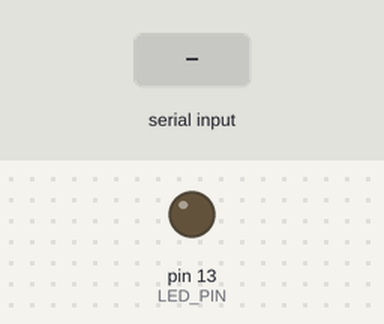
Bench run of a sketch on a simulated Arduino Uno, built with avr-gcc and run on an emulated ATmega328P. On the bench: output pins drawn as LEDs (lit = HIGH). Inputs (shaded band) come from the test bench.

Above: at 1.2 s.
1.3 s: "1" received over Serial
At 2.5 s:
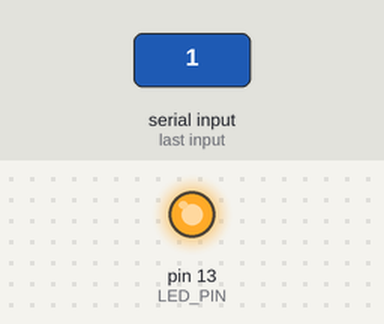
2.8 s: "0" received over Serial
At 3.6 s:
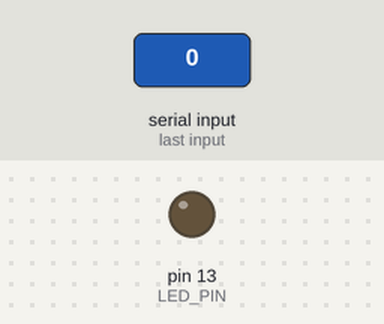
Timing chart, 0 to 5.8 s (numbered marks = the images above; inputs shaded):
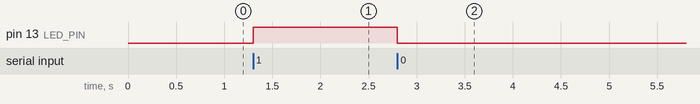

The sketch:

test_UnityToArduino_LED.ino
```cpp
// 0を受け取ると消灯し、1を受け取ると点灯するプログラム

#define LED_PIN 13 //LEDのピン番号。13は内蔵LED。
char data;

void setup() {
  Serial.begin(115200);
  pinMode(LED_PIN, OUTPUT);
}

void loop()
{
  if ( Serial.available()  > 0 ) {  //受信データがあるか？
    data = Serial.read();           //1文字だけ読み込む
    if (data == 0x31) {             //文字コード0x31、つまり"1"を受信したらLEDを光らせる。
      digitalWrite(LED_PIN, HIGH);
      delay(200);
    }
    else if (data == 0x30) {        //文字コード0x30、つまり"0"を受信したらLEDを消す。
      digitalWrite(LED_PIN, LOW);
      delay(200);
    }
  }
}
```

Measured:
- after the input at 1.3 s, pin 13 (LED_PIN): LOW → HIGH at once
- after the input at 2.8 s, pin 13 (LED_PIN): HIGH → LOW at once
